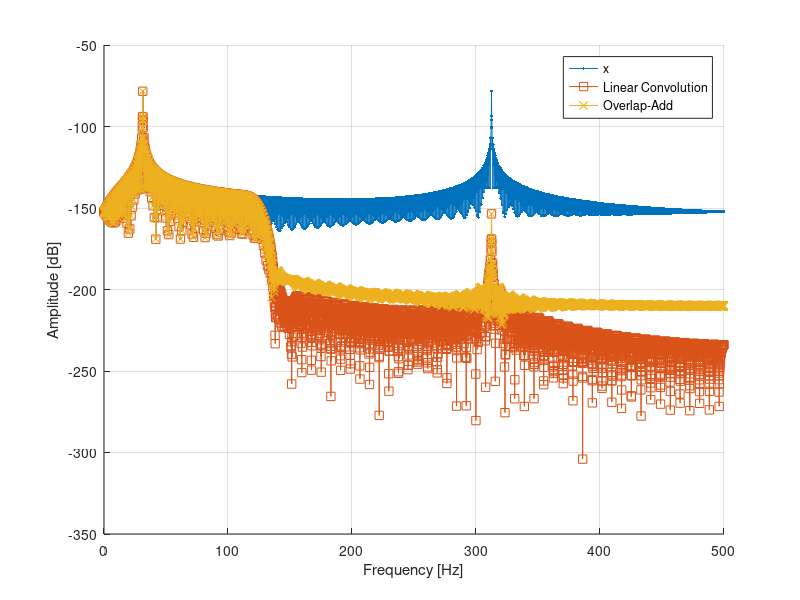
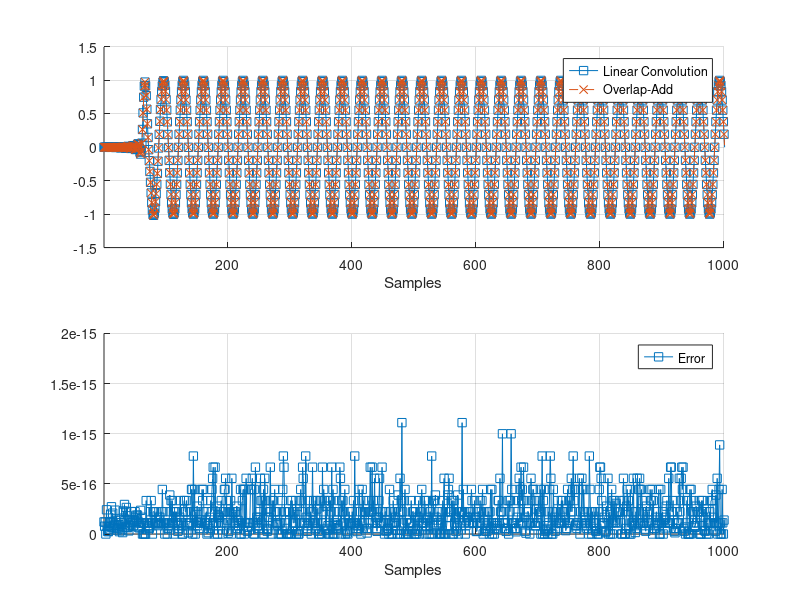

MATLAB code for these plots, in order:
%% Frequency Domain Filtering - Overlap-Save Method
% Implement the Frequency Domain Filtering between $x[n]$ and $h[n]$ using the 
% Overlap-Save method.
% 
% *Parameters* 
%
% * $x[n] = cos(2 \pi F_{0} nT_s) + cos(2 \pi F_1 n T_s)$
% * F_0 = 31.25 [Hz]
% * F_1 = 312.5 [Hz]
% * F_s = 1 [kHz];
% * N=256; M = 129;
% * h = fir1(M-1,0.25);
%

%% Clear
clc;            % Clear the text from the Command Window
clear;          % Remove all variables from the current workspace
close all;      % Close all figures

%% Parameters

Fc0 = 31.25;
Fc1 = 312.5;
Fs = 1000;
Ts = 1/Fs;

N = 256;    % FFT Points
M = 129;    % Length of the filter
h = fir1(M-1,0.25).';

%% Exercise

len = 1e4;
n = 0:len-1;
x = cos(2*pi*Fc0*n*Ts).' + cos(2*pi*Fc1*n*Ts).';

% Linear Convolution used as reference
y_L = conv(x,h);

%% Frequency transform and overlap
% Filtering is done using a N-FFT, and to use it, the signal must be used
% to create many N-length vectors. These vectors are composed of the signal
% samples that are overlapped between them. In this example, N=64 and a FFT
% input vector is composed of N/2 samples of the signal with an overlap of
% N/2 samples.

% Overlap
x_b = buffer(x,N,N/2);

% Zero-Padding
h_b = [h; zeros(N-M,1)];

% FFT
H_f   = fft(h_b,N);
X_b_f = fft(x_b,N);

%% Product in the frequecy domain and IFFT

% Product
Y_f = zeros(size(X_b_f));
for i=1:size(X_b_f,2)
    Y_f(:,i) = X_b_f(:,i) .* H_f;
end

% IFFT
y_b = real(ifft(Y_f,N));

%% Post IFFT processing
% Since N/2 samples were overlapped, only a portion of the IFFT output
% sequences need to be saved.

y = y_b(N/2+1:N,:);  % Save the good portion of each IFFT output
y = y(:);            % Matrix to vector

%% Plot

% Using 'freqz'
nFFT = 2^12; % Number of points of the fft
Xf      = freqz(x, length(x), nFFT);
Yf_L    = freqz(y_L, length(y_L), nFFT);
[Yf, w] = freqz(y, length(y), nFFT);

% Frequency normalization
w = w/pi * (Fs/2);

% Mag to dB
Xf     = mag2db(abs(Xf)/nFFT);
Yf_L   = mag2db(abs(Yf_L)/nFFT);
Yf     = mag2db(abs(Yf)/nFFT);

% Frequency Response
figure
hold on
plot(w, Xf,   '.-')
plot(w, Yf_L, 's-')
plot(w, Yf,   'x-')
hold off
grid on
legend({'x','Linear Convolution', 'Overlap-Add'})
xlabel('Frequency [Hz]')
ylabel('Amplitude [dB]')

% Error between the Linear convolution and the frequency filtering
len_err = min([length(y_L),length(y)]);
error = y_L(1:len_err)-y(1:len_err);
error = abs(error);

figure;
subplot(2,1,1)
  hold on
  plot(y_L,'s-')
  plot(y,'x--')
  hold off
  xlim([1,1e3])
  legend({'Linear Convolution', 'Overlap-Add'})
  grid on
  xlabel('Samples')
subplot(2,1,2)
  hold on
  plot(error,'s-')
  hold off
  xlim([1,1e3])
  legend({'Error'})
  grid on
  xlabel('Samples')
